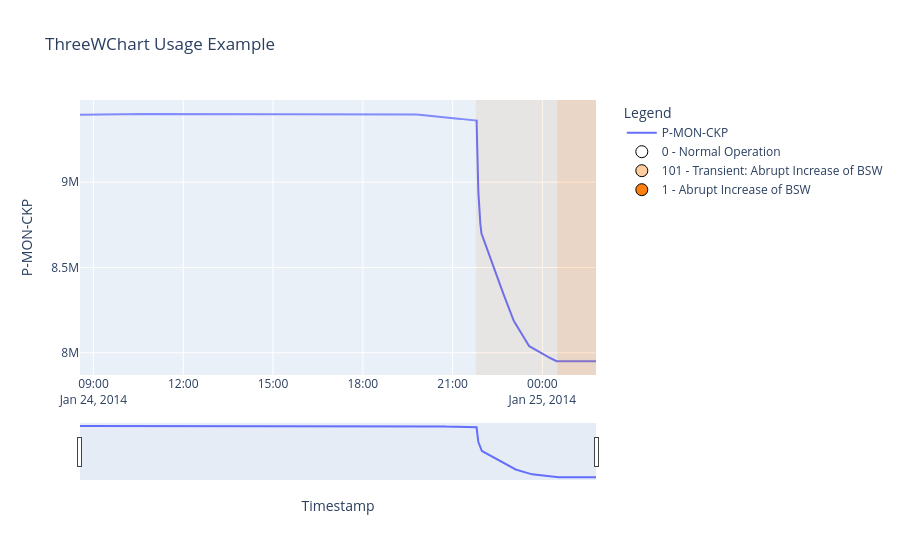

This figure's notebook cell:
### Markdown cell above
## Visualizing the 3W Dataset

To visualize the 3W Dataset, the data is loaded from the Parquet files present in the `dataset` directory. The data is then processed to create a Plotly figure that can be displayed using the `plot` method.

### Code cell
chart = ThreeWChart(
    file_path="../../dataset/1/WELL-00001_20140124083303.parquet",
    title="ThreeWChart Usage Example",
)
fig, _ = chart.plot()
fig.show(config={"displaylogo": False})

### Figure 1 — Plotly figure (JSON) as saved in the notebook; plotly's stock layout.template omitted (floating-point values rounded to 4 significant figures; data arrays with more than 128 entries replaced by an {"elided": "..."} marker saying what was removed)
{"data": [{"mode": "lines", "name": "P-MON-CKP", "type": "scatter", "x": {"elided": "62068 str values"}, "y": {"elided": "62068 float values"}}, {"marker": {"color": "white", "line": {"color": "black", "width": 1}, "size": 12}, "mode": "markers", "name": "0 - Normal Operation", "showlegend": true, "type": "scatter", "x": [null], "y": [null]}, {"marker": {"color": "rgba(255, 127, 14, 0.4)", "line": {"color": "black", "width": 1}, "size": 12}, "mode": "markers", "name": "101 - Transient: Abrupt Increase of BSW", "showlegend": true, "type": "scatter", "x": [null], "y": [null]}, {"marker": {"color": "#ff7f0e", "line": {"color": "black", "width": 1}, "size": 12}, "mode": "markers", "name": "1 - Abrupt Increase of BSW", "showlegend": true, "type": "scatter", "x": [null], "y": [null]}], "layout": {"legend": {"itemclick": false, "itemdoubleclick": false, "title": {"text": "Legend"}, "x": 1.05, "y": 1}, "shapes": [{"fillcolor": "white", "line": {"width": 0}, "opacity": 0.2, "type": "rect", "x0": "2014-01-24T08:33:03", "x1": "2014-01-24T21:46:38", "xref": "x", "y0": 0, "y1": 1, "yref": "paper"}, {"fillcolor": "rgba(255, 127, 14, 0.4)", "line": {"width": 0}, "opacity": 0.2, "type": "rect", "x0": "2014-01-24T21:46:39", "x1": "2014-01-25T00:30:10", "xref": "x", "y0": 0, "y1": 1, "yref": "paper"}, {"fillcolor": "#ff7f0e", "line": {"width": 0}, "opacity": 0.2, "type": "rect", "x0": "2014-01-25T00:30:11", "x1": "2014-01-25T01:47:30", "xref": "x", "y0": 0, "y1": 1, "yref": "paper"}], "title": {"text": "ThreeWChart Usage Example"}, "xaxis": {"rangeslider": {"visible": true}, "title": {"text": "Timestamp"}}, "yaxis": {"title": {"text": "P-MON-CKP"}}}}
